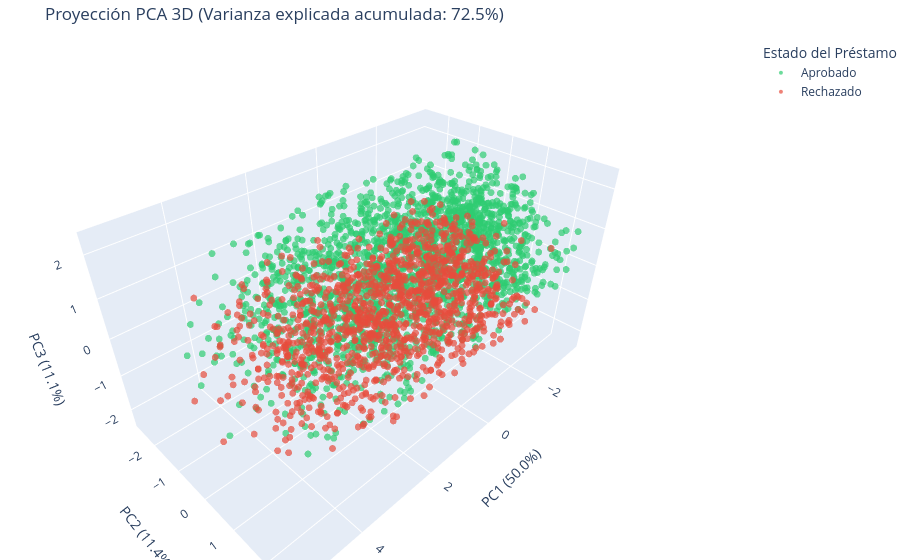

Notebook cell for this chart:
### Code cell
import pandas as pd
import plotly.express as px
from sklearn.decomposition import PCA

pca_3d = PCA(n_components=3)
X_pca_3d = pca_3d.fit_transform(X_scaled)

var_exp = pca_3d.explained_variance_ratio_
var_cum = var_exp.sum() * 100

# DataFrame con las 3 componentes y etiquetas descriptivas
pca_df_3d = pd.DataFrame(X_pca_3d, columns=["PC1", "PC2", "PC3"], index=train_df.index)
pca_df_3d["Estado"] = y.map({0: "Rechazado", 1: "Aprobado"})

# Gráfico 3D interactivo con Plotly
fig = px.scatter_3d(
    pca_df_3d,
    x="PC1",
    y="PC2",
    z="PC3",
    color="Estado",
    color_discrete_map={"Rechazado": "#e74c3c", "Aprobado": "#2ecc71"},
    opacity=0.7,
    labels={
        "PC1": f"PC1 ({var_exp[0]:.1%})",
        "PC2": f"PC2 ({var_exp[1]:.1%})",
        "PC3": f"PC3 ({var_exp[2]:.1%})"
    },
    title=f"Proyección PCA 3D (Varianza explicada acumulada: {var_cum:.1f}%)"
)

# Ajuste de tamaño de puntos y aspecto del gráfico
fig.update_traces(marker=dict(size=4))
fig.update_layout(
    margin=dict(l=0, r=0, b=0, t=40),
    legend_title_text="Estado del Préstamo"
)

fig.show()

### Figure 1 — Plotly figure (JSON) as saved in the notebook; plotly's stock layout.template omitted (floating-point values rounded to 4 significant figures; data arrays with more than 128 entries replaced by an {"elided": "..."} marker saying what was removed)
{"data": [{"hovertemplate": "Estado=Aprobado<br>PC1 (50.0%)=%{x}<br>PC2 (11.4%)=%{y}<br>PC3 (11.1%)=%{z}<extra></extra>", "legendgroup": "Aprobado", "marker": {"color": "#2ecc71", "opacity": 0.7, "size": 4, "symbol": "circle"}, "mode": "markers", "name": "Aprobado", "scene": "scene", "showlegend": true, "type": "scatter3d", "x": {"elided": "1992 float values"}, "y": {"elided": "1992 float values"}, "z": {"elided": "1992 float values"}}, {"hovertemplate": "Estado=Rechazado<br>PC1 (50.0%)=%{x}<br>PC2 (11.4%)=%{y}<br>PC3 (11.1%)=%{z}<extra></extra>", "legendgroup": "Rechazado", "marker": {"color": "#e74c3c", "opacity": 0.7, "size": 4, "symbol": "circle"}, "mode": "markers", "name": "Rechazado", "scene": "scene", "showlegend": true, "type": "scatter3d", "x": {"elided": "1209 float values"}, "y": {"elided": "1209 float values"}, "z": {"elided": "1209 float values"}}], "layout": {"legend": {"title": {"text": "Estado del Préstamo"}, "tracegroupgap": 0}, "margin": {"b": 0, "l": 0, "r": 0, "t": 40}, "scene": {"domain": {"x": [0, 1], "y": [0, 1]}, "xaxis": {"title": {"text": "PC1 (50.0%)"}}, "yaxis": {"title": {"text": "PC2 (11.4%)"}}, "zaxis": {"title": {"text": "PC3 (11.1%)"}}}, "title": {"text": "Proyección PCA 3D (Varianza explicada acumulada: 72.5%)"}}}
